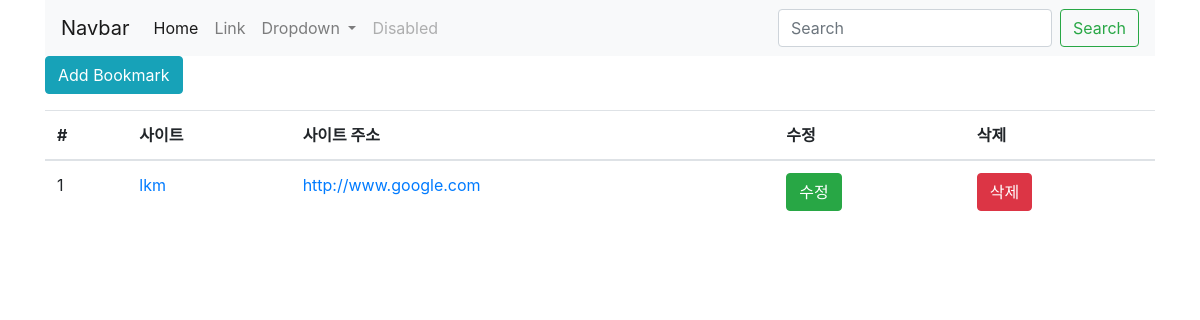
Page /bookmark/ on the earlier database version.
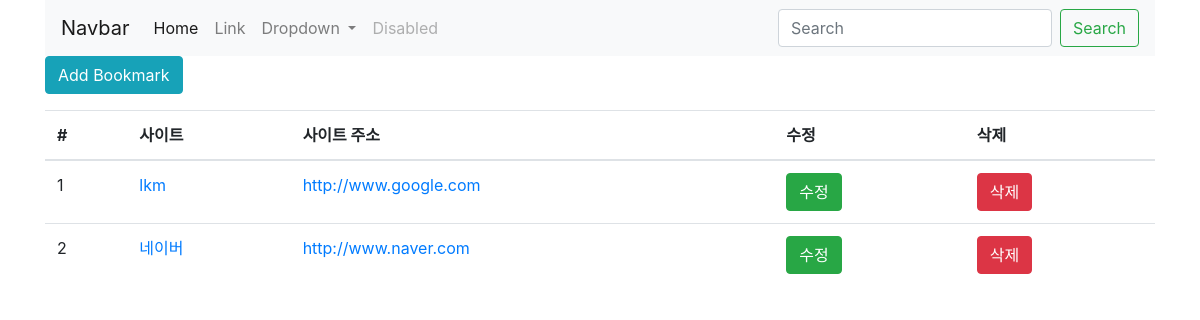
Same page on the later database version.
### bookmark/models.py (models this page shows, shortened)
class Bookmark(models.Model):
    site_name = models.CharField(max_length=100)
    url = models.URLField('사이트 주소')

### bookmark/views.py (the view)
# urls.py: path('', BookmarkListView.as_view(), name='list'),
class BookmarkListView(ListView):
    model = Bookmark
    paginate_by = 3

### bookmark/templates/bookmark/bookmark_list.html (shortened to what this page needs)
{% extends 'Base.html' %}
{% block content %}
<div class="btn-group">
    <a href="add" class="btn btn-info">Add Bookmark</a>
</div>
<table class="table">
    <thead>
    <tr>
        <th scope="col">#</th>
        <th scope="col">사이트</th>
        <th scope="col">사이트 주소</th>
        <th scope="col">수정</th>
        <th scope="col">삭제</th>
    </tr>
    </thead>
    <tbody>
    {% for bookmark in object_list %}
    <tr>
        <td>{{ forloop.counter }}</td>
        <td><a href="detail/{{ bookmark.id }}">{{ bookmark.site_name }}</a></td>
        <td><a href="{{ bookmark.url }}">{{ bookmark.url }}</a></td>
        <td><a href="update/{{ bookmark.id }}" class="btn btn-success">수정</a></td>
        <td><a href="delete/{{ bookmark.id }}" class="btn btn-danger">삭제</a></td>
    </tr>
    {% endfor %}
    </tbody>
</table>
{% endblock %}

Differences in the rows shown:
added Bookmark: site_name "네이버", url "http://www.naver.com"
